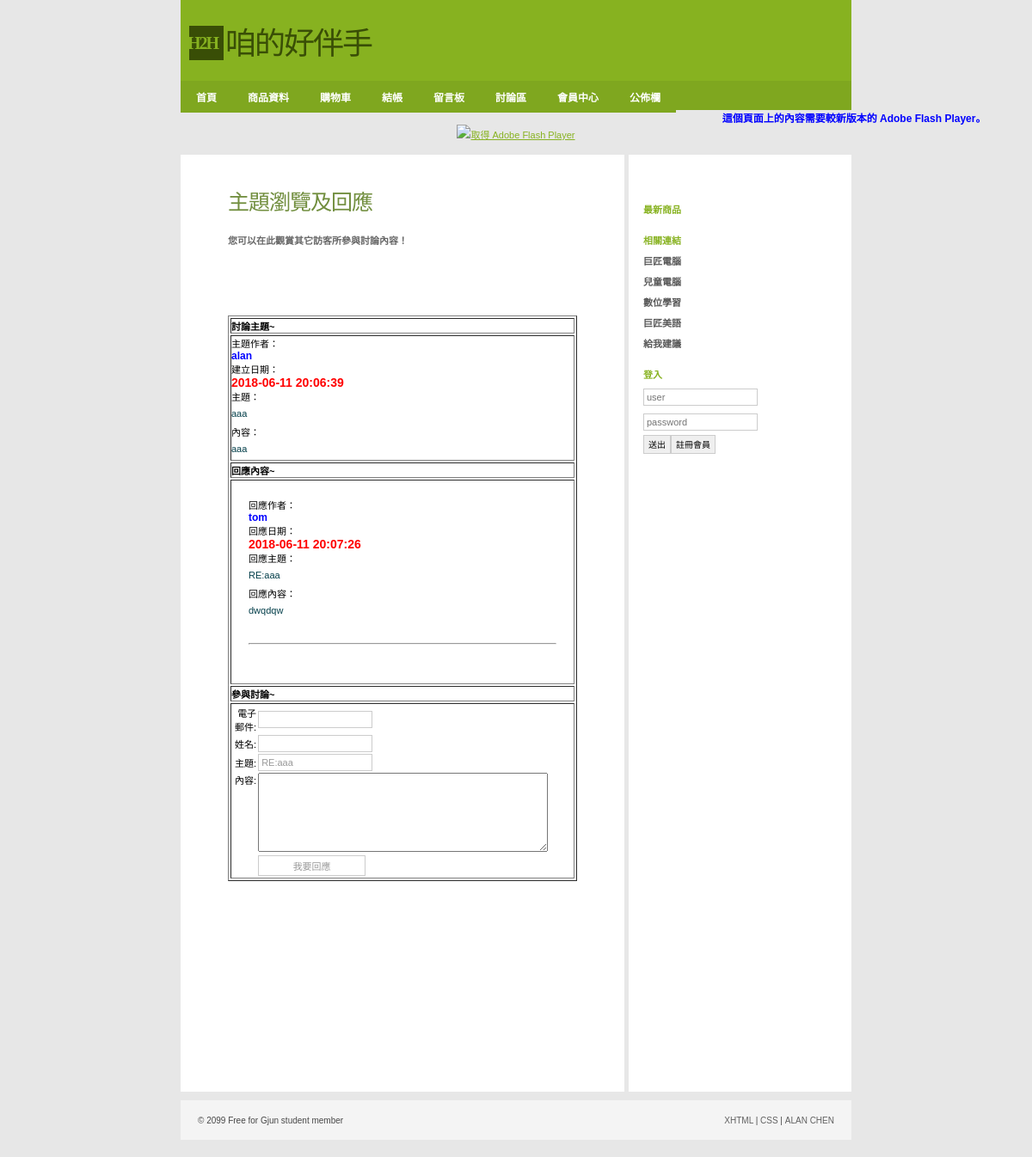
Screenshot of /Shop/detailsView.php?titleid=8 with the database file from the repository.
### tables this page shows
CREATE TABLE `titles` (
  `titleid` int(11) NOT NULL COMMENT '討論主題編號',
  `email` varchar(100) DEFAULT NULL COMMENT '電子郵件',
  `name` varchar(50) NOT NULL COMMENT '作者姓名',
  `subject` varchar(255) NOT NULL COMMENT '討論主題',
  `memo` text NOT NULL COMMENT '討論內容',
  `createDate` datetime DEFAULT NULL COMMENT '主題討論發起日',
  `lastNewsDate` datetime DEFAULT NULL COMMENT '主題最後討論日',
  `count` int(11) DEFAULT '0' COMMENT '參與討論數量'
);

CREATE TABLE `details` (
  `titleid` int(11) NOT NULL COMMENT '討論主題編號',
  `detailsid` int(11) NOT NULL COMMENT '討論內容編號',
  `email` varchar(100) DEFAULT NULL COMMENT '電子郵件',
  `name` varchar(50) NOT NULL COMMENT '作者姓名',
  `subject` varchar(255) NOT NULL COMMENT '回應主題',
  `memo` text NOT NULL COMMENT '回應內容',
  `newsDate` datetime DEFAULT NULL COMMENT '回應內容建立日'
);

### Shop/detailsView.php (the view, shortened to what this page needs)
<?php require_once('../Connections/shop.php'); ?>
<?php
if (!function_exists("GetSQLValueString")) {
function GetSQLValueString($theValue, $theType, $theDefinedValue = "", $theNotDefinedValue = "")
{
  $theValue = function_exists("mysql_real_escape_string") ? mysql_real_escape_string($theValue) : mysql_escape_string($theValue);
  switch ($theType) {
    case "long":
    case "int":
      $theValue = ($theValue != "") ? intval($theValue) : "NULL";
      break;
  }
  return $theValue;
}
}
$editFormAction = $_SERVER['PHP_SELF'];
if (isset($_SERVER['QUERY_STRING'])) {
  $editFormAction .= "?" . htmlentities($_SERVER['QUERY_STRING']);
}
$colname_RecordsetTitles = "-1";
if (isset($_GET['titleid'])) {
  $colname_RecordsetTitles = $_GET['titleid'];
}
$query_RecordsetTitles = sprintf("SELECT * FROM titles WHERE titleid = %s", GetSQLValueString($colname_RecordsetTitles, "int"));
$RecordsetTitles = mysql_query($query_RecordsetTitles, $shop) or die(mysql_error());
$row_RecordsetTitles = mysql_fetch_assoc($RecordsetTitles);
$colname_RecordsetDetails = "-1";
if (isset($_GET['titleid'])) {
  $colname_RecordsetDetails = $_GET['titleid'];
}
$query_RecordsetDetails = sprintf("SELECT * FROM details WHERE titleid = %s ORDER BY newsDate DESC", GetSQLValueString($colname_RecordsetDetails, "int"));
$RecordsetDetails = mysql_query($query_RecordsetDetails, $shop) or die(mysql_error());
$row_RecordsetDetails = mysql_fetch_assoc($RecordsetDetails);
$totalRows_RecordsetDetails = mysql_num_rows($RecordsetDetails);
?>
<!DOCTYPE html PUBLIC "-//W3C//DTD XHTML 1.0 Strict//EN"
"http://www.w3.org/TR/xhtml1/DTD/xhtml1-strict.dtd">
<html xmlns="http://www.w3.org/1999/xhtml">
<head>
<link rel="stylesheet" href="../css/styles.css" media="all" type="text/css" />
</head>
<body>
  <div id="header">
      <div class="subContainer">
            <div id="logo">
            <div id="box">H2H</div>
            <p>咱的好伴手</p>
            </div>
    </div>
</div>
<div id="navigation">
	<ul id="sddm">
        <li><a href="index.php">首頁</a></li>
        <li><a href="product.php">商品資料</a></li>
        <li><a href="cart.php">購物車</a></li>
        <li><a href="checkOut.php">結帳</a></li>
        <li><a href="guestBook.php">留言板</a></li>
        <li><a href="titleView.php">討論區</a></li>
	    <li><a href="#"
        onmouseover="mopen('m1')"
        onmouseout="mclosetime()">會員中心</a>
    	</li>
	    <li><a href="#"
        onmouseover="mopen('m2')"
        onmouseout="mclosetime()">公佈欄</a>
    	</li>
		</ul>
</div>
<object id="FlashID" classid="clsid:D27CDB6E-AE6D-11cf-96B8-444553540000" width="780" height="120">
    <object type="application/x-shockwave-flash" data="../Scripts/pic.swf" width="780" height="120">
      <div>
        <h4>這個頁面上的內容需要較新版本的 Adobe Flash Player。</h4>
        <p><a href="http://www.adobe.com/go/getflashplayer"><img src="http://www.adobe.com/images/shared/download_buttons/get_flash_player.gif" alt="取得 Adobe Flash Player" width="112" height="33" /></a></p>
      </div>
    </object>
  </object>
<div id="container">
  <div id="primaryContent">
    <h2>主題瀏覽及回應</h2>
	<h3>您可以在此觀賞其它訪客所參與討論內容！</h3>
    <p>&nbsp;</p>
    <p>&nbsp;</p>
    <p>&nbsp;</p>
      <table border="1" width="100%">
        <tr>
          <th>討論主題~</th>
          </tr>
        <tr>
          <td>
            主題作者：<h4><?php echo $row_RecordsetTitles['name']; ?></h4>
			建立日期：<h5><?php echo $row_RecordsetTitles['createDate']; ?></h5>
            主題：<p><?php echo $row_RecordsetTitles['subject']; ?></p>
            內容：<p><?php echo $row_RecordsetTitles['memo']; ?></p>
          </td>
          </tr>
        <tr>
          <th>回應內容~</th>
          </tr>
        <?php do { ?><tr>
          <td style="padding:20px;">
		  <?php if ($totalRows_RecordsetDetails > 0) {  ?>
              回應作者：
  <h4><?php echo $row_RecordsetDetails['name']; ?></h4>
              回應日期：<h5><?php echo $row_RecordsetDetails['newsDate']; ?></h5>
              回應主題：<p><?php echo $row_RecordsetDetails['subject']; ?></p>
              回應內容：<p><?php echo nl2br($row_RecordsetDetails['memo']); ?></p>
              <?php }  ?>
<p>&nbsp;</p>
            <hr>
            <p>&nbsp;</p>
          </td>
          </tr> <?php } while ($row_RecordsetDetails = mysql_fetch_assoc($RecordsetDetails)); ?>
        <tr>
          <th>參與討論~</th>
          </tr>
        <tr>
          <td>
            <form action="<?php echo $editFormAction; ?>" method="POST" id="form1" name="form1">
            <table width="100%">
              <tr>
                <td align="right">電子<br />郵件:</td>
                <td colspan="2"><input type="text" name="email" value="" size="32" /></td>
              </tr>
              <tr>
                <td align="right">姓名:</td>
                <td colspan="2"><input type="text" name="name" value="" size="32" /></td>
              </tr>
              <tr>
                <td align="right">主題:</td>
                <td colspan="2"><input name="subject" type="text" value="RE:<?php echo $row_RecordsetTitles['subject']; ?>" size="32" readonly="readonly" /></td>
              </tr>
              <tr>
                <td align="right" valign="top">內容:</td>
                <td colspan="2"><textarea name="memo" cols="40" rows="6"></textarea></td>
              </tr>
              <tr>
                <td align="right">&nbsp;</td>
                <td colspan="2"><input type="submit" value="我要回應" /></td>
              </tr>
            </table>
            </form>
            </td>
          </tr>
      </table>
    <p>&nbsp;</p>
    <p>&nbsp;</p>
    <p>&nbsp;</p>
    <p>&nbsp;</p>
    <p>&nbsp;</p>
    <p>&nbsp;</p>
    <p>&nbsp;</p>
    <p>&nbsp;</p>
    <p>&nbsp;</p>
  </div>
  <div id="secondaryContent">
    <p>&nbsp;</p>
    <h3>最新商品</h3>
    <h3>相關連結</h3>
    <ul class="links">
      <li><a href="http://www.pcschool.com.tw/">巨匠電腦</a></li>
      <li><a href="http://kid.pcschool.com.tw/">兒童電腦</a></li>
      <li><a href="http://www.soeasyedu.com.tw/">數位學習</a></li>
      <li><a href="http://www.soeasyedu.com.tw/">巨匠美語</a></li>
      <li><a href="http://www.off.com.tw/weiblog">給我建議</a>
    </ul>
    <?php if(!isset($_SESSION['MM_Username'])){?>
    <h3>登入</h3>
    <form action="loginCheck.php" method="post">
      <p>
        <input value="" name="user" placeholder="user" />
      </p>
      <p>
        <input name="password" type="password" value="" placeholder="password" />
      </p>
        <button type="submit">送出</button><button>註冊會員</button>
    </form>
    <?php }?>
  </div>
        <br class="clear" />
</div>
    <div id="footer">
        <ul>
            <li id="copyright">&copy; 2099 Free for Gjun student member</li>
            <li id="links">
                <ul>
                    <li><a href="#">XHTML</a> |</li>
                    <li><a href="#">CSS</a> |</li>
                    <li><a href="http://gjun.tw">ALAN CHEN</a></li>
                </ul>
            </li>
        </ul>
    </div>
</body>
</html>

### css/styles.css (style rules this page uses)
* { margin:0; padding:0; font-family:Verdana, Arial, Helvetica, sans-serif; }
body, html { margin:0; padding:0; background:#e7e7e7; text-align:center; margin-bottom:10px; }
h2 { font-family:'Georgia'; font-size:25px; letter-spacing:-1px; margin-top:15px; margin-bottom:20px; font-weight:normal; color:#718e3e; }
h3 { font-size:11px; font-weight:bold; color:#666; margin:5px 0; }
h4 { font-size:12px; color:#00F; }
h5 { font-size:14px; color:#F00; }
p { color:#043f4a; font-size:11px; line-height:25px; }
a { color:#87B220; text-decoration:underline; }
#container { width:780px; margin:10px auto; padding:0; background:#fff; text-align:left; }
#logo { margin:0; padding:0px; }
#logo #box { float:left; clear:none; height:40px; width:40px; margin:0 0 0 10px; padding:0px; background:#394E06; color:#87B220; font-family:Georgia, "Times New Roman", Times, serif; font-weight:bold; font-size:20px; line-height:40px; letter-spacing:-2px; text-indent:-2px; }
#logo p { float:left; clear:none; height:40px; width:260px; margin:0; padding:0; color:#394E06; font-family:Georgia, "Times New Roman", Times, serif; font-weight:normal; font-size:36px; text-indent:2px; line-height:43px; letter-spacing:-2px; font-style: normal; }
.subContainer, #navigation ul { width:780px; margin:0 auto; }
#header { text-align:left; margin:0 auto; padding:30px 0 0 0px; height:64px; background:#87b220; width: 780px; }
#navigation { margin:0 auto; padding:0; background:#7fa71f; height:34px; width: 780px; list-style:none; }
#navigation li { float:left; clear:none; list-style:none; }
#navigation li a { color:#fff; display:block; font-size:12px; text-decoration:none; font-weight:bold; padding:10px 18px; }
input { background-color: #FFF; color: #999999; border: 1px solid #CCC; font-size: 11px; padding: 3px; width:125px; }
button { background-color:#EFEFEF; line-height:13px; color: #000; border: 1px solid #CCC; font-size: 10px; height:22px; margin: 0; padding: 0 5px; }
form p { padding:2px 0; }
img { border:0; }
#primaryContent { width:406px; padding:20px 55px; border-right:5px solid #e7e7e7; font-size:11px; float:left; clear:none; }
#secondaryContent { width:228px; padding:10px 14px; font-size:11px; float:right; clear:none; }
#secondaryContent h3 { color:#87b220; margin-top:20px; }
#secondaryContent ul { list-style:none; }
#secondaryContent li { list-style:none; padding-left:20px; margin:8px 0; background:url('../images/tiny_bullet.png') left bottom no-repeat; }
#secondaryContent li a { color:#575757; font-weight:bold; text-decoration:none; }
#secondaryContent .links li { padding-left:0px; margin:8px 0; background:none; }
#footer { margin:0 auto; margin-bottom:10px; height:10px; padding:18px 20px; clear:both; width:740px; text-align:left; font-size:10px; color:#484848; background:#f4f4f4; }
#footer ul { list-style:none; }
#footer li { list-style:none; display:inline; }
#footer #copyright { float:left; clear:none; }
#footer #links { float:right; clear:none; }
#footer a { color:#606060; text-decoration:none; }
#sddm { margin:0 auto; padding:0; background:#7fa71f; height:34px; width: 780px; list-style:none; }
#sddm li { float:left; clear:none; list-style:none; }
#sddm li a { color:#fff; background:#7fa71f; display:block; font-size:12px; text-decoration:none; font-weight:bold; padding:10px 18px; }
#sddm a { background:url('../images/nav_bg.gif'); }

### rows the page displays
titles: name "alan", createDate "2018-06-11 20:06:39", subject "aaa", memo "aaa", subject "RE:aaa"
details: name "tom", newsDate "2018-06-11 20:07:26", subject "RE:aaa", memo "dwqdqw"
